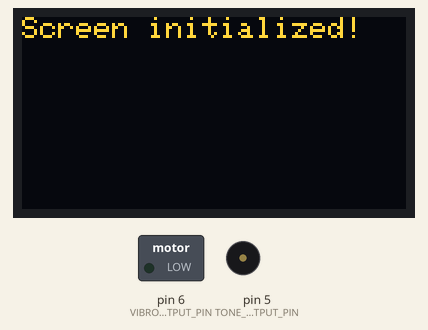
Bench run of a sketch on a simulated Arduino Uno, built with avr-gcc and run on an emulated ATmega328P. Shown: 128×64 one-colour display, switched loads named in the sketch (green lamp = pin HIGH), buzzer (waves = sounding). The OLED is the two-colour kind (top 16 rows yellow); random numbers use the default seed unless the sketch sets one.

Above: at 0.1 s.
At 0.74 s:
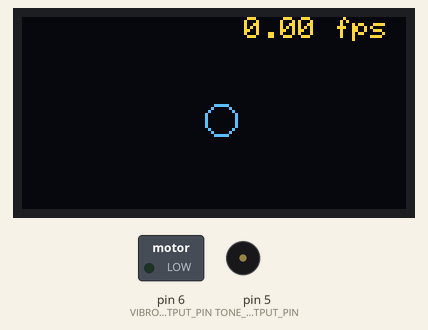
At 20.23 s:
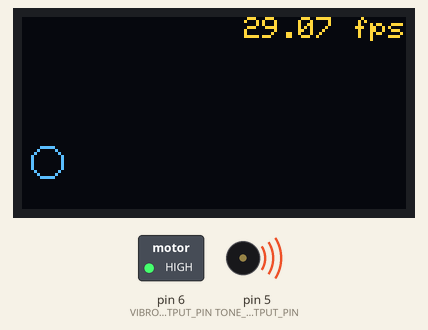
At 39.73 s:
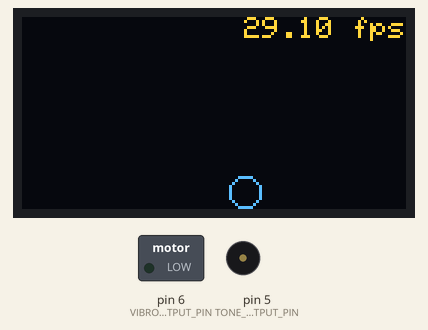
Timing chart, 0 to 40.0 s (numbered marks = the images above):
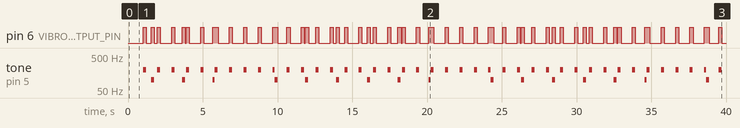

Measured:
- by itself, pin 6 (VIBROMOTOR_OUTPUT_PIN): moves between LOW and HIGH, repeating every 14.4 s
- by itself, tone on pin 5 (TONE_OUTPUT_PIN): plays 200 Hz for 0.20 s, 100 Hz for 0.20 s, 200 Hz for 0.20 s, 200 Hz for 0.20 s, 100 Hz for 0.20 s, 200 Hz for 0.20 s … (57 notes in this stretch)

The sketch:

BallBounceWithSoundAndHaptics.ino
```cpp
/**
 *  Draws a bouncing ball on the OLED _display. We play a short tone and
 *  vibrate a motor when the ball bounces on the "walls" or "ceiling" of the display.
 *
 *  For the vibromotor, you must use a transistor and the 5V output supply of the Arduino
 *
 *  Based on: https://makeabilitylab.github.io/p5js/Animation/BallBounce2D
 *  Source: https://github.com/makeabilitylab/p5js/tree/master/Animation/BallBounce2D
 *
 *  Adafruit Gfx Library:
 *  https://learn.adafruit.com/adafruit-gfx-graphics-library/overview
 *
 *  Adafruit OLED tutorials:
 *  https://learn.adafruit.com/monochrome-oled-breakouts
 *
 *  By Jon E. Froehlich
 *  @jonfroehlich
 *  http://makeabilitylab.io
 *
 */

#include <Wire.h>
#include <SPI.h>

#include <Adafruit_GFX.h>
#include <Adafruit_SSD1306.h>

#define SCREEN_WIDTH 128 // OLED display width, in pixels
#define SCREEN_HEIGHT 64 // OLED display height, in pixels

// Declaration for an SSD1306 display connected to I2C (SDA, SCL pins)
#define OLED_RESET     4 // Reset pin # (or -1 if sharing Arduino reset pin)
Adafruit_SSD1306 _display(SCREEN_WIDTH, SCREEN_HEIGHT, &Wire, OLED_RESET);

// Define I/O pins
const int TONE_OUTPUT_PIN = 5;
const int VIBROMOTOR_OUTPUT_PIN = 6;

// Set constants
const int DELAY_LOOP_MS = 5;
const int WALL_COLLISION_TONE_FREQUENCY = 100;
const int CEILING_COLLISION_TONE_FREQUENCY = 200;
const int PLAY_TONE_DURATION_MS = 200;
const int VIBROMOTOR_DURATION_MS = 200;

// Vibromotor timing
unsigned long _vibroMotorStartTimeStamp = -1;

// Ball variables
const int _ballRadius = 5;
int _xBall = 0;
int _yBall = 0;
int _xSpeed = 0;
int _ySpeed = 0;

// for tracking fps
float _fps = 0;
unsigned long _frameCount = 0;
unsigned long _fpsStartTimeStamp = 0;

// status bar
const boolean _drawStatusBar = true; // change to show/hide status bar

void setup() {
  pinMode(TONE_OUTPUT_PIN, OUTPUT);
  pinMode(VIBROMOTOR_OUTPUT_PIN, OUTPUT);

  Serial.begin(9600);

  initializeOledAndShowStartupScreen();

  // Initialize ball to center of screen
  _xBall = _display.width() / 2;
  _yBall = _display.height() / 2;

  // Gets a random long between min and max - 1
  // https://www.arduino.cc/reference/en/language/functions/random-numbers/random/
  _xSpeed = random(1, 4);
  _ySpeed = random(1, 4);

  //Serial.println((String)"_xBall:" + _xBall + " _xBall:" + _xBall + " _xSpeed:" + _xSpeed + " _ySpeed:" + _ySpeed);
   _fpsStartTimeStamp = millis();
}

void loop() {

  _display.clearDisplay();

  if(_drawStatusBar){
    drawStatusBar();
  }

  calcFrameRate();

  // Update ball based on speed location
  _xBall += _xSpeed;
  _yBall += _ySpeed;

  // Check for ball bounce
  if(_xBall - _ballRadius <= 0 || _xBall + _ballRadius >= _display.width()){
    _xSpeed = _xSpeed * -1; // reverse x direction

    // Play tone when ball hits wall
    // See: https://www.arduino.cc/reference/en/language/functions/advanced-io/tone/
    tone(TONE_OUTPUT_PIN, WALL_COLLISION_TONE_FREQUENCY, PLAY_TONE_DURATION_MS);

    // Vibrate motor on wall collision
    digitalWrite(VIBROMOTOR_OUTPUT_PIN, HIGH);
    _vibroMotorStartTimeStamp = millis();
  }

  if(_yBall - _ballRadius <= 0 || _yBall + _ballRadius >= _display.height()){
    _ySpeed = _ySpeed * -1; // reverse y direction

    // Play slightly higher tone when ball hits floor or ceiling
    tone(TONE_OUTPUT_PIN, CEILING_COLLISION_TONE_FREQUENCY, PLAY_TONE_DURATION_MS);

    // Vibrate motor on ceiling coliision
    digitalWrite(VIBROMOTOR_OUTPUT_PIN, HIGH);
    _vibroMotorStartTimeStamp = millis();
  }

  // Check for vibromotor output
  if(_vibroMotorStartTimeStamp != -1){
    if(millis() - _vibroMotorStartTimeStamp > VIBROMOTOR_DURATION_MS){
      _vibroMotorStartTimeStamp = -1;
      digitalWrite(VIBROMOTOR_OUTPUT_PIN, LOW);
    }
  }

  // Draw circle
  _display.drawCircle(_xBall, _yBall, _ballRadius, SSD1306_WHITE);

  // Render buffer to screen
  _display.display();

  if(DELAY_LOOP_MS > 0){
    delay(DELAY_LOOP_MS);
  }

  //Serial.println((String)"_xBall:" + _xBall + " _xBall:" + _xBall + " _xSpeed:" + _xSpeed + " _ySpeed:" + _ySpeed);
}

/**
 * Call this from setup() to initialize the OLED screen
 */
void initializeOledAndShowStartupScreen(){
  // SSD1306_SWITCHCAPVCC = generate display voltage from 3.3V internally
  if (!_display.begin(SSD1306_SWITCHCAPVCC, 0x3D)) { // Address 0x3D for 128x64
    Serial.println(F("SSD1306 allocation failed"));
    for (;;); // Don't proceed, loop forever
  }

  // Clear the buffer
  _display.clearDisplay();

  _display.setTextSize(1);
  _display.setTextColor(WHITE, BLACK);
  _display.setCursor(0, 0);
  _display.println("Screen initialized!");
  _display.display();
  delay(500);
  _display.clearDisplay();
}

/**
 * Call this every frame to calculate frame rate
 */
void calcFrameRate() {
  unsigned long elapsedTime = millis() - _fpsStartTimeStamp;
  _frameCount++;
  if (elapsedTime > 1000) {
    _fps = _frameCount / (elapsedTime / 1000.0);
    _fpsStartTimeStamp = millis();
    _frameCount = 0;
  }
}

/**
 * Draws the status bar at top of screen with fps
 */
void drawStatusBar() {

  // Draw frame count
  int16_t x1, y1;
  uint16_t w, h;
  _display.getTextBounds("XX.XX fps", 0, 0, &x1, &y1, &w, &h);
  _display.setCursor(_display.width() - w, 0);
  _display.print(_fps);
  _display.print(" fps");
}
```
